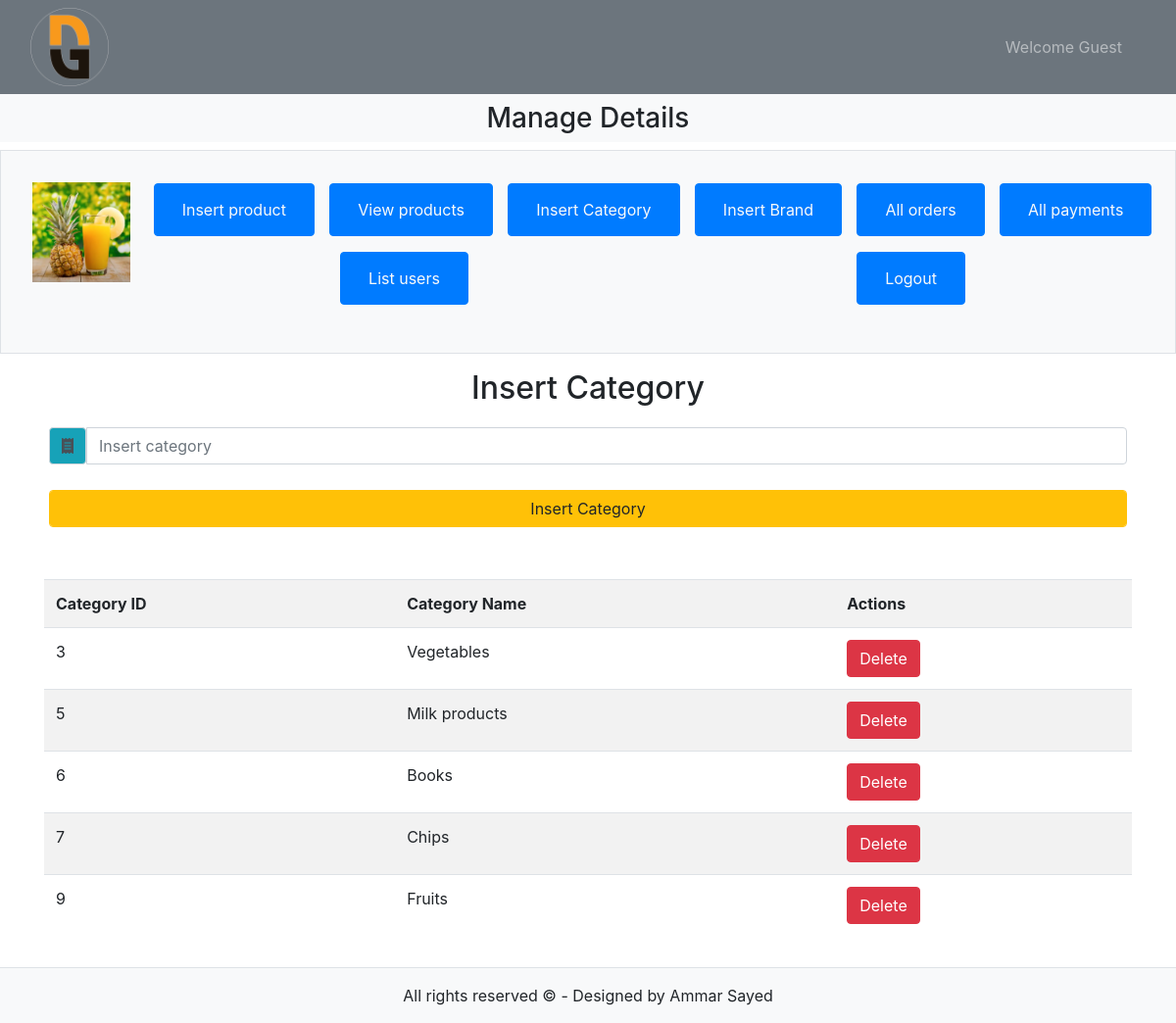
The app's page /admin/index.php?insert_category with its own data.
### tables this page shows
CREATE TABLE `categories` (
  `cat_id` int(11) NOT NULL,
  `cat_title` varchar(100) NOT NULL
);

### admin/insert_category.php (the view, shortened to what this page needs)
<?php
include("../includes/connect.php");
?>
<h2 class="text-center mb-3">Insert Category</h2>
<form class="mb-2" action="" method="post">
    <div class="input-group w-90 mb-3">
        <span class="input-group-text bg-info" id="basic-addon1"><i class="fa-solid fa-receipt"></i></span>
        <input autofocus type="text" class="form-control" placeholder="Insert category" name="cat_title">
    </div>
    <div class="input-group w-10 m-auto">
        <input type="submit" value="Insert Category" name="insert_cat" class="btn btn-warning form-control">
    </div>
</form>
<?php
$query = "SELECT * FROM categories";
$result = mysqli_query($con, $query);
?>
<table class="table table-striped table-hover mt-5">
    <tr>
        <th>Category ID</th>
        <th>Category Name</th>
        <th>Actions</th>
    </tr>
    <?php
    while ($row = mysqli_fetch_assoc($result)) {
    ?>
        <tr>
            <td> <?php echo $row['cat_id'] ?></td>
            <td> <?php echo $row['cat_title'] ?></td>
            <td>
                <a href="index.php?insert_category&delete_cat_id=<?php echo $row['cat_id'] ?>">
                    <button class="btn btn-danger">
                        Delete
                    </button>
                </a>
            </td>
        </tr>
    <?php
    }
    ?>
</table>

### style.css (style rules this page uses)
* { margin: 0; padding: 0; box-sizing: border-box; }
.input-group { padding: 5px; }

### records on screen
categories: cat_id "3", cat_title "Vegetables"
categories: cat_id "5", cat_title "Milk products"
categories: cat_id "6", cat_title "Books"
categories: cat_id "7", cat_title "Chips"
categories: cat_id "9", cat_title "Fruits"
